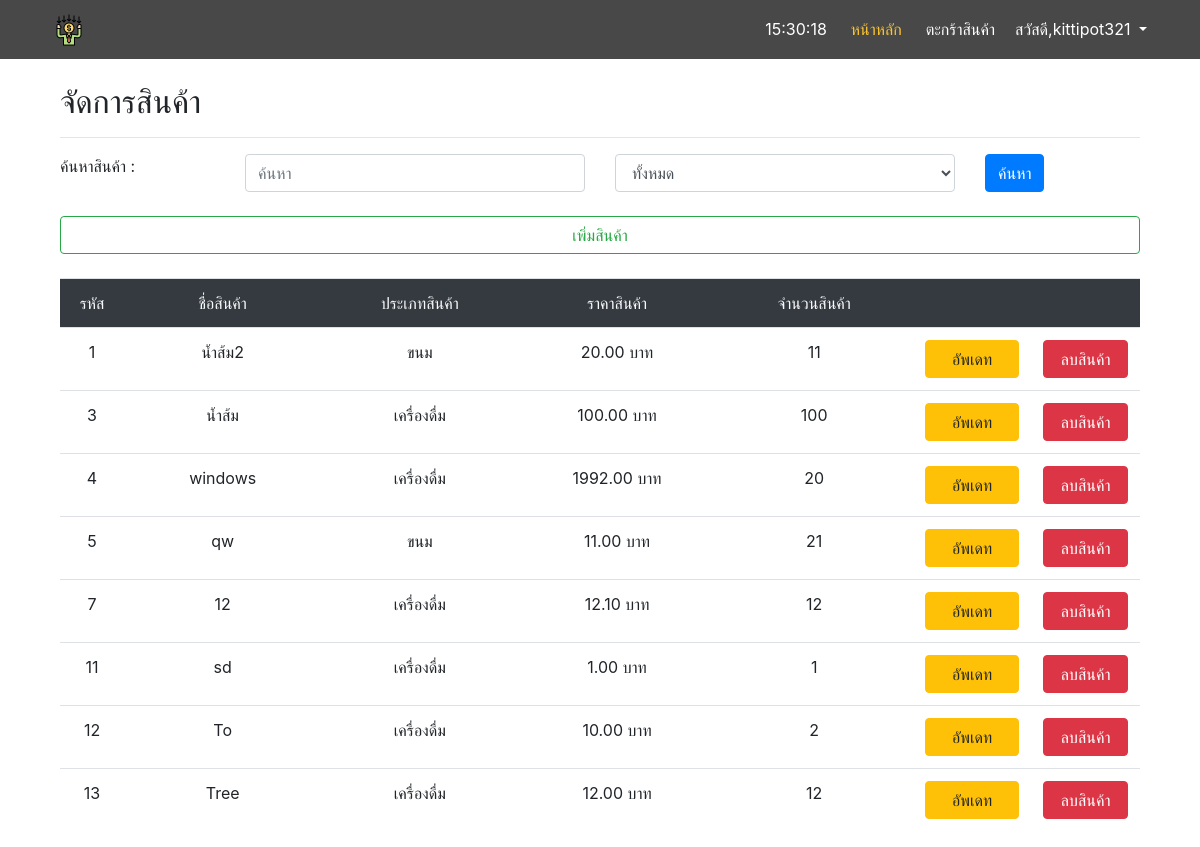
Page /manage/ (signed in) on the committed database.
### main/models.py (models this page shows, shortened)
class Product(models.Model):
    type = models.ForeignKey(Type, on_delete=models.PROTECT,null=True)
    name = models.CharField(max_length=255)
    description = models.CharField(max_length=255,null=True)
    price = models.FloatField()
    stock = models.IntegerField()
    picture = models.ImageField(default='product_pic/default.png',upload_to='product_pic',null=True,blank=True)

class Type(models.Model):
    type_name = models.CharField(max_length=255)

### manage/views.py (the view)
# urls.py: path('', views.manage, name='manage'),
@login_required
def manage(request):
    product = Product.objects.all()
    type = Type.objects.all()
    searchtype = request.GET.get('sel','')
    searchtxt = request.GET.get('search','')
    if searchtxt:
        product = product.filter(name__icontains=searchtxt)
    if searchtype > '0':
        product = product.filter(type_id=searchtype)
    context = {
        'product' : product,
        'type' : type,
        'searchtxt' : searchtxt
    }
    return render(request, 'manage/manage.html', context=context)

### manage/templates/manage/manage.html (shortened to what this page needs)
{% extends 'base.html' %}
{% block content %}
<body>
  <div class="container">
    <h2>จัดการสินค้า</h2>
    <hr>
    <form method="GET" action="{% url 'manage' %}">
      <div class="row">
        <div class="col-sm-2">
          <label>ค้นหาสินค้า :</label>
        </div>
        <div class="col-sm-4">
          <input type="text" name="search" value="{{searchtxt}}" placeholder="ค้นหา" class="form-control col">
        </div>
        <div class="col-sm-4">
          <select name="sel" id="" class="form-control col">
            <option value="0">ทั้งหมด</option>
          </select>
        </div>
        <div class="col">
          <input type="submit" value="ค้นหา" class="btn btn-primary">
        </div>
      </div><br>
      <div class="row">
        <div class="col">
          <a href="{% url 'addpd'%}">
            <div class="btn btn-outline-success col">เพิ่มสินค้า</div>
          </a>
        </div>
      </div>
    </form><br>
      <table class="table table-bordered-primary text-center">
        <thead class="bg-dark text-light">
          <tr>
            <td>รหัส</td>
            <td>ชื่อสินค้า</td>
            <td>ประเภทสินค้า</td>
            <td>ราคาสินค้า</td>
            <td>จำนวนสินค้า</td>
            <td></td>
            <td></td>
          </tr>
        </thead>
        <tbody>
        {% for p in product %}
          <tr>
            <td width='10'>{{ p.id }}</td>
            <td width='150'>{{ p.name }}</td>
            <td width='150'>{{ p.type.type_name }}</td>
            <td width='150'>{{ p.price|stringformat:".2f" }} บาท</td>
            <td width='150'>{{ p.stock }}</td>
            <td width='20'>
              <a href="{% url 'pup' product_id=p.id %}">
                <div class="btn btn-warning col">อัพเดท</div>
              </a>
            </td>
            <td width='20'>
              <a href="{% url 'del_product' product_id=p.id %}">
                <div class="btn btn-danger col">ลบสินค้า</div>
              </a>
            </td>
          </tr>
          {% endfor %}
        </tbody>
      </table>
  </div>
</body>
{% endblock %}

### templates/base.html (shortened to what this page needs)
<!DOCTYPE html>
{% load static %}
<html lang="en">
<head>
    <link rel="stylesheet" type="text/css" href="{% static 'css/bootstrap.css'%}">
    <link rel="stylesheet" type="text/css" href="{% static 'css/base2.css'%}">
</head>
<body onload="startTime()">
    <nav class="navbar navbar-expand-lg sticky-top">
		<div class="container">
			<a class="navbar-brand text-white" href="{% url 'index' %}">
            <img src="{% static 'payment-terminal.png'%}"></a>
			<div class="collapse navbar-collapse" id="nvbCollapse">
				<ul class="navbar-nav ml-auto">
                    <li class="nav-item pl-1">
                        <a class="nav-link" href="#"><class="fa fa-user-plus fa-fw mr-1" id='txt'></a>
                    </li>
					<li class="nav-item active pl-1">
						<a class="nav-link" href="{% url 'index' %}">หน้าหลัก</a>
					</li>
					<li class="nav-item pl-1">
						<a class="nav-link" href="{% url 'basket' %}">ตะกร้าสินค้า</a>
					</li>
                    <li class="nav-item dropdown pl-1">
                    {% if request.user.is_active %}
                        <a class="nav-link dropdown-toggle" href="#" id="navbarDropdown" role="button" data-toggle="dropdown" aria-haspopup="true" aria-expanded="false">
                            สวัสดี,{{request.user}}
                        </a>
                    </li>
                    {% else %}
                        <a class="nav-link" href="{% url 'login' %}">เข้าสู่ระบบ</a>
                    {% endif %}
				</ul>
			</div>
		</div>
	</nav>
    <br>
    <div class="container">
        {% block content %}
        {% endblock %}
    </div>
</body>
</html>

### static/css/base2.css (style rules this page uses)
.navbar { background-color: #484848; }
.navbar .navbar-nav .nav-link { color: #fff; }
.navbar .navbar-nav .active > .nav-link { color: #fbc531; }

### rows in the picture
Product: id "1", name "น้ำส้ม2", type.type_name "ขนม", price "20.00", stock "11"
Product: id "3", name "น้ำส้ม", type.type_name "เครื่องดื่ม", price "100.00", stock "100"
Product: id "4", name "windows", type.type_name "เครื่องดื่ม", price "1992.00", stock "20"
Product: id "5", name "qw", type.type_name "ขนม", price "11.00", stock "21"
Product: id "7", name "12", type.type_name "เครื่องดื่ม", price "12.10", stock "12"
Product: id "11", name "sd", type.type_name "เครื่องดื่ม", price "1.00", stock "1"
Product: id "12", name "To", type.type_name "เครื่องดื่ม", price "10.00", stock "2"
Product: id "13", name "Tree", type.type_name "เครื่องดื่ม", price "12.00", stock "12"

### other values in the picture
{{ request.user }} "kittipot321"
